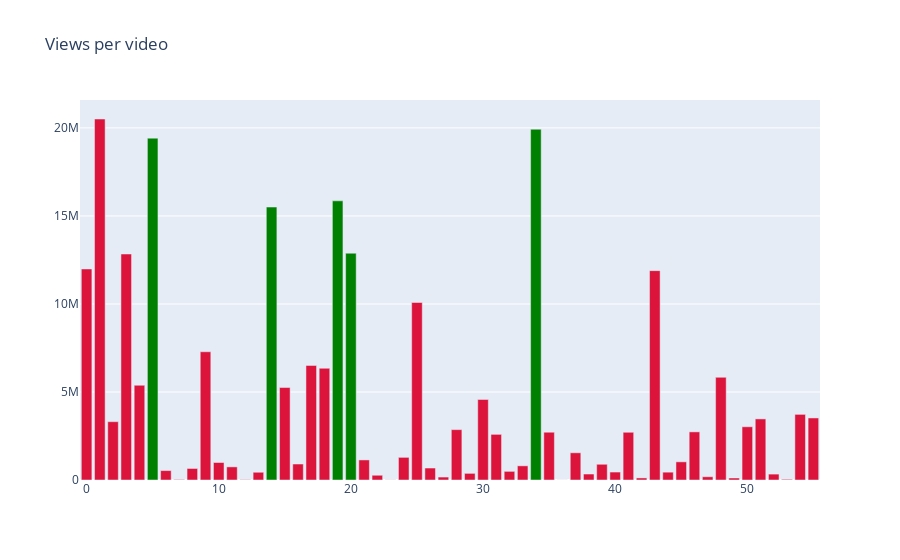

Write notebook code for a chart like this one.
### Code cell
import plotly.graph_objects as go

colors = ['lightslategray'] * len(df1)

for i in df1.index:
    if i in list1:
        colors[i] = 'green'
    else:
        colors[i] = 'crimson'

fig = go.Figure(data=[go.Bar(
    x=[i for i in range(len(df1))],
    y=[i for i in df1.Views],
    marker_color=colors # marker color can be a single color value or an iterable
)])
fig.update_layout(title_text='Views per video')

### Figure 1 — Plotly figure (JSON) as saved in the notebook; plotly's stock layout.template omitted (floating-point values rounded to 4 significant figures)
{"data": [{"marker": {"color": ["crimson", "crimson", "crimson", "crimson", "crimson", "green", "crimson", "crimson", "crimson", "crimson", "crimson", "crimson", "crimson", "crimson", "green", "crimson", "crimson", "crimson", "crimson", "green", "green", "crimson", "crimson", "crimson", "crimson", "crimson", "crimson", "crimson", "crimson", "crimson", "crimson", "crimson", "crimson", "crimson", "green", "crimson", "crimson", "crimson", "crimson", "crimson", "crimson", "crimson", "crimson", "crimson", "crimson", "crimson", "crimson", "crimson", "crimson", "crimson", "crimson", "crimson", "crimson", "crimson", "crimson", "crimson"]}, "type": "bar", "x": [0, 1, 2, 3, 4, 5, 6, 7, 8, 9, 10, 11, 12, 13, 14, 15, 16, 17, 18, 19, 20, 21, 22, 23, 24, 25, 26, 27, 28, 29, 30, 31, 32, 33, 34, 35, 36, 37, 38, 39, 40, 41, 42, 43, 44, 45, 46, 47, 48, 49, 50, 51, 52, 53, 54, 55], "y": [11988884, 20507427, 3312187, 12838146, 5381311, 19419286, 534349, 27156, 654933, 7285335, 993762, 745238, 17508, 440207, 15506304, 5253069, 907598, 6508398, 6347872, 15858042, 12884894, 1139839, 270017, 7144, 1286380, 10083354, 679743, 166954, 2860638, 377070, 4573541, 2593156, 491065, 805744, 19926469, 2714090, 2962, 1545603, 339034, 893514, 451722, 2711671, 117323, 11892940, 444997, 1032280, 2733924, 184450, 5834227, 113663, 3024121, 3470280, 335127, 39450, 3728024, 3524983]}], "layout": {"title": {"text": "Views per video"}}}
